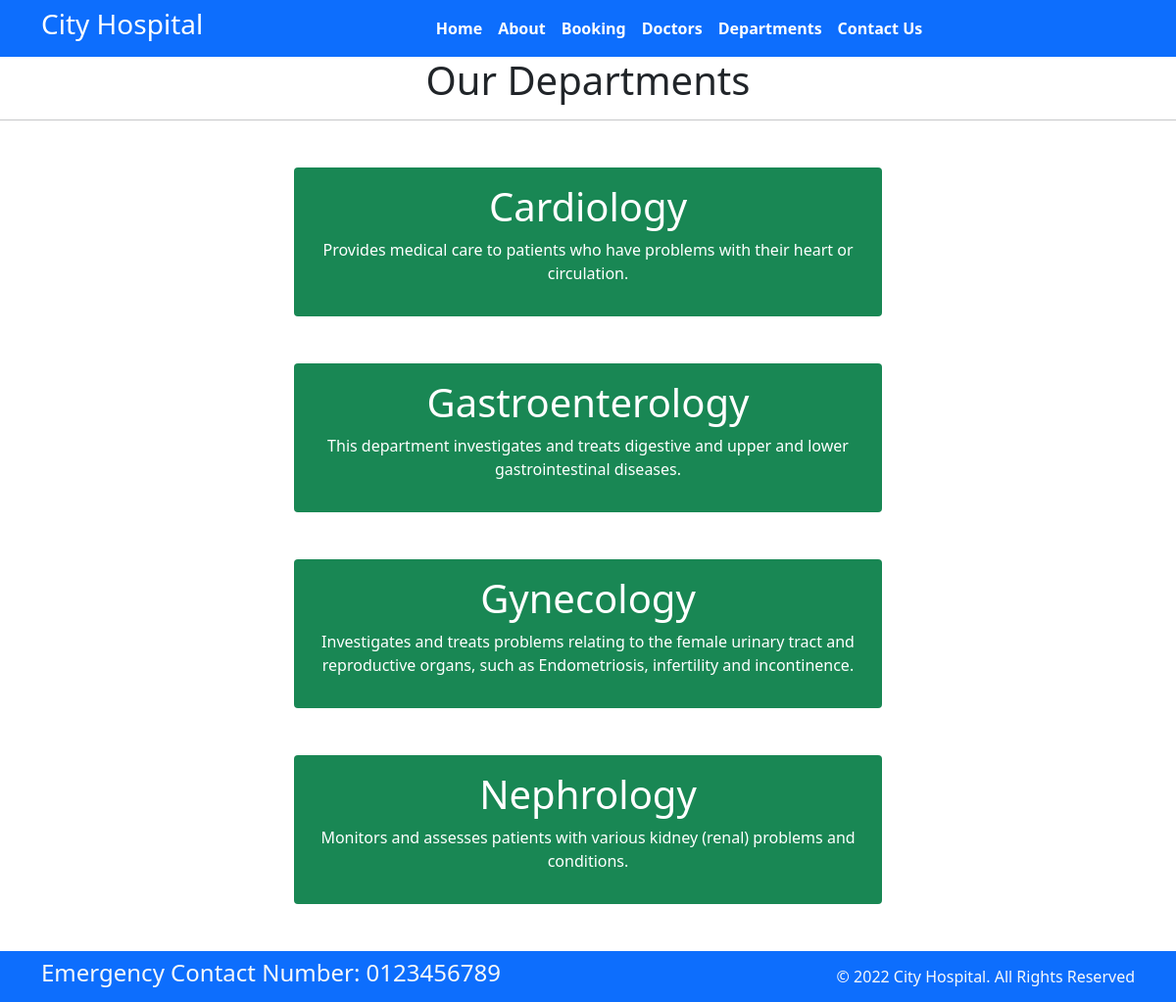
Page /department/ on the committed database.
### Home/models.py (models this page shows, shortened)
class Departments(models.Model):
    dep_name=models.CharField(max_length=100)
    dep_description=models.TextField()

### Home/views.py (the view)
# urls.py: path('department/',views.department,name='department'),
def department(request):
    dict_dept = {
        'dept':Departments.objects.all()
    }
    return render(request,'department.html',dict_dept)

### templates/department.html (shortened to what this page needs)
{% extends 'base.html' %}
{% block content %}
<html lang="en">
<head>
</head>
<body>
<h1 class="text-center">Our Departments</h1>
<hr>
{% for i in dept %}
<div class="mx-auto w-50 bg-success text-center text-white p-3 my-5 border-warning rounded">
    <h1>{{i.dep_name}}</h1>
    <p>{{i.dep_description}}</p>
</div>
{% endfor %}
</body>
</html>
{% endblock %}

### rows in the picture
Departments: dep_name "Cardiology", dep_description "Provides medical care to patients who have problems with their heart or circulation."
Departments: dep_name "Gastroenterology", dep_description "This department investigates and treats digestive and upper and lower gastrointestinal diseases."
Departments: dep_name "Gynecology", dep_description "Investigates and treats problems relating to the female urinary tract and reproductive organs, such as Endometriosis, infertility and incontinence."
Departments: dep_name "Nephrology", dep_description "Monitors and assesses patients with various kidney (renal) problems and conditions."
